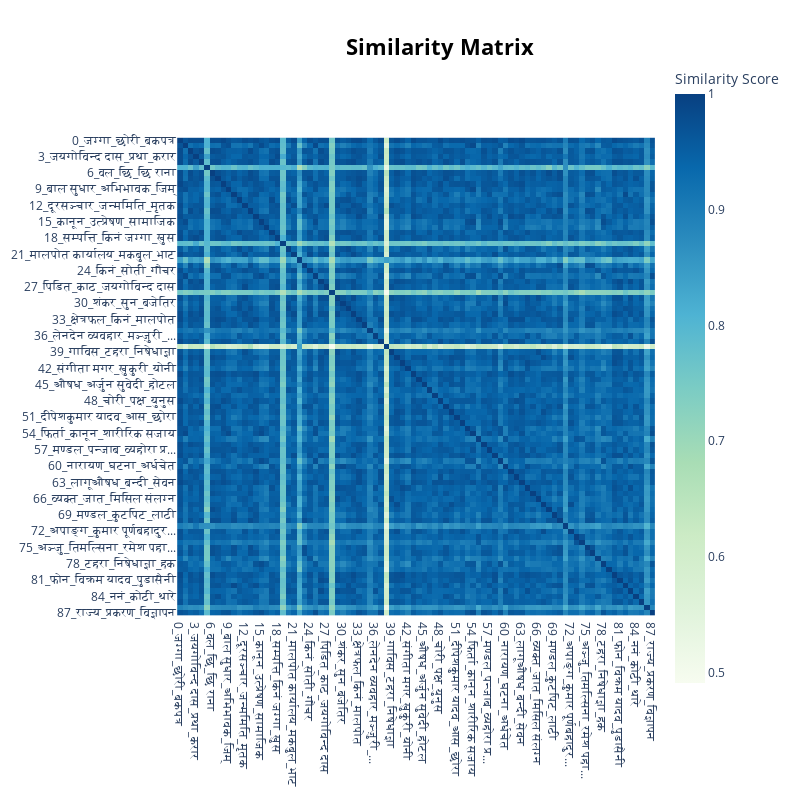

This figure's notebook cell:
### Code cell
fig = topic_model.visualize_heatmap()
fig.show()

### Figure 1 — Plotly figure (JSON) as saved in the notebook; plotly's stock layout.template omitted (floating-point values rounded to 4 significant figures; data arrays with more than 128 entries replaced by an {"elided": "..."} marker saying what was removed)
{"data": [{"coloraxis": "coloraxis", "hovertemplate": "x: %{x}<br>y: %{y}<br>Similarity Score: %{z}<extra></extra>", "name": "0", "type": "heatmap", "x": ["0_जग्गा_छोरी_बकपत्र", "1_प्रकरण_संविधान धारा_बाझिए", "2_अपहरण_रामदेव_महल", "3_जयगोविन्द दास_प्रथा_करार", "4_उषा_क्याफे_सुब्बा", "5_person_पाइन्छ_suicide", "6_वल_छि_छि राना", "7_मोबाइल थान_जग्गा_पुरिया", "8_बोक्सी_पक्ष_विचाराधीन", "9_बाल सुधार_अभिभावक_जिम्", "10_गाँजा_खेत_फिट", "11_गणेश_पम्फा_युनुस", "12_दूरसञ्चार_जन्ममिति_मृतक", "13_महतो_अच्छेलाल_उपचार", "14_छोरा_नागरिकता_हक", "15_कानून_उत्प्रेषण_सामाजिक", "16_संविधान_भट्टराई_Isolation", "17_शालिकराम पुडासैनी_मोबारक...", "18_सम्पत्ति_किनं जग्गा_खुस", "19_The_spouse_CRC", "20_भट्ट_गोरखा_ईश्वर", "21_मालपोत कार्यालय_मकबुल_भाट", "22_देहाय सजाय_परिमाण_केजी", "23_टेक्टर_बैंक_सुतली", "24_किनं_सोती_गौचर", "25_कानून_अपुताली_सरोगेट", "26_परिवर्तित_दिदी_भारत", "27_पिडित_काठ_जयगोविन्द दास", "28_cm_Strangulation_Acciden...", "29_मोटरसाईकल_केशरी माक_वाख्यो", "30_शंकर_सुन_बजेतिर", "31_मैं_मोबाइल_उमेर", "32_मोटरसाइकल_अमरेश पासवान_म...", "33_क्षेत्रफल_किनं_मालपोत", "34_भुक्तानी_खाता रकम_बैंक", "35_यौन_विषय_उमेर", "36_लेनदेन व्यवहार_मञ्ज़ुरी_...", "37_चौधरी_सहकारी संस्था_निवेदि", "38_ठहरना_गरिदिएँ_बहाल", "39_गाविस_टहरा_निषेधाज्ञा", "40_ढकाल_मगर_कुटपिट", "41_फुयाल_आगो_गिरी", "42_संगीता मगर_खुकुरी_योनी", "43_पवित्रा खड्_अजय मण्डल_कक...", "44_सोती_जग्गा_आय", "45_औषध_अर्जुन सुवेदी_होटल", "46_ट्रक_गाई_वमि", "47_बाल_गठन_संस्था", "48_चोरी_पक्ष_युनुस", "49_किनं_अनुगमन_घिमिरे", "50_फुयाल_क्षतिपूर्ति_सपना च...", "51_दीपेशकुमार यादव_आस_छोरा", "52_जवर्जस्ती करणी_दुबै_छोरी...", "53_कारागार_माफी मिनाहा_सङ्क...", "54_फिर्ता_कानून_शारीरिक सजाय", "55_Hostile_घटना_नारायण कुटपिट", "56_जय_गृह_सिन्धुपाल्चोक", "57_मण्डल_पन्जाब_व्यहोरा प्र...", "58_मोटरसाइकल_आयुषकुमार_बालव...", "59_Incuriam_Per_इजलास", "60_नारायण_घटना_अर्धचेत", "61_कैदी_भक्तबहादुर_कारागार", "62_पुरूष_जन्म_पूर्णबहादुर स...", "63_लागूऔषध_बन्दी_सेवन", "64_सद्दन_पसल_छमसिंह", "65_छोरी_मट्टितेल_पुल", "66_व्यक्त_जात_मिसिल संलग्न", "67_माफी_दिनेश अम्मरबहादुर_स...", "68_मण्डल_रामबाबु_फुलगेन", "69_मण्डल_कुटपिट_लाठी", "70_खिचोला_शम्शेर_देवेन्द्र", "71_जबर्जस्ती करणी_पीड़ित_पर...", "72_अपाङ्ग_कुमार पूर्णबहादुर...", "73_नाथ_प्रतिवादी दिव्यदेव_झ...", "74_मृतक_फोटो_Facture", "75_अञ्जु_तिमल्सिना_रमेश पहा...", "76_मुखिया_दीपेशकुमार यादव_छ...", "77_निषेधाज्ञा_सार्वजनिक जग्...", "78_टहरा_निषेधाज्ञा_हक", "79_आधी_सनमुखिया देवी_खे", "80_प्रतिवादी महेश_धिताल_ठगी", "81_फोन_विक्रम यादव_पुडासैनी", "82_घलान_भाउजू_मृतक", "83_भोटे_रुम्बा_बहराईन", "84_ननं_कोठी_थारे", "85_शिक्षक_मानन्धर_सुन", "86_लागूऔषध_Kristian_Peter S...", "87_राज्य_प्रकरण_विज्ञापन"], "xaxis": "x", "y": ["0_जग्गा_छोरी_बकपत्र", "1_प्रकरण_संविधान धारा_बाझिए", "2_अपहरण_रामदेव_महल", "3_जयगोविन्द दास_प्रथा_करार", "4_उषा_क्याफे_सुब्बा", "5_person_पाइन्छ_suicide", "6_वल_छि_छि राना", "7_मोबाइल थान_जग्गा_पुरिया", "8_बोक्सी_पक्ष_विचाराधीन", "9_बाल सुधार_अभिभावक_जिम्", "10_गाँजा_खेत_फिट", "11_गणेश_पम्फा_युनुस", "12_दूरसञ्चार_जन्ममिति_मृतक", "13_महतो_अच्छेलाल_उपचार", "14_छोरा_नागरिकता_हक", "15_कानून_उत्प्रेषण_सामाजिक", "16_संविधान_भट्टराई_Isolation", "17_शालिकराम पुडासैनी_मोबारक...", "18_सम्पत्ति_किनं जग्गा_खुस", "19_The_spouse_CRC", "20_भट्ट_गोरखा_ईश्वर", "21_मालपोत कार्यालय_मकबुल_भाट", "22_देहाय सजाय_परिमाण_केजी", "23_टेक्टर_बैंक_सुतली", "24_किनं_सोती_गौचर", "25_कानून_अपुताली_सरोगेट", "26_परिवर्तित_दिदी_भारत", "27_पिडित_काठ_जयगोविन्द दास", "28_cm_Strangulation_Acciden...", "29_मोटरसाईकल_केशरी माक_वाख्यो", "30_शंकर_सुन_बजेतिर", "31_मैं_मोबाइल_उमेर", "32_मोटरसाइकल_अमरेश पासवान_म...", "33_क्षेत्रफल_किनं_मालपोत", "34_भुक्तानी_खाता रकम_बैंक", "35_यौन_विषय_उमेर", "36_लेनदेन व्यवहार_मञ्ज़ुरी_...", "37_चौधरी_सहकारी संस्था_निवेदि", "38_ठहरना_गरिदिएँ_बहाल", "39_गाविस_टहरा_निषेधाज्ञा", "40_ढकाल_मगर_कुटपिट", "41_फुयाल_आगो_गिरी", "42_संगीता मगर_खुकुरी_योनी", "43_पवित्रा खड्_अजय मण्डल_कक...", "44_सोती_जग्गा_आय", "45_औषध_अर्जुन सुवेदी_होटल", "46_ट्रक_गाई_वमि", "47_बाल_गठन_संस्था", "48_चोरी_पक्ष_युनुस", "49_किनं_अनुगमन_घिमिरे", "50_फुयाल_क्षतिपूर्ति_सपना च...", "51_दीपेशकुमार यादव_आस_छोरा", "52_जवर्जस्ती करणी_दुबै_छोरी...", "53_कारागार_माफी मिनाहा_सङ्क...", "54_फिर्ता_कानून_शारीरिक सजाय", "55_Hostile_घटना_नारायण कुटपिट", "56_जय_गृह_सिन्धुपाल्चोक", "57_मण्डल_पन्जाब_व्यहोरा प्र...", "58_मोटरसाइकल_आयुषकुमार_बालव...", "59_Incuriam_Per_इजलास", "60_नारायण_घटना_अर्धचेत", "61_कैदी_भक्तबहादुर_कारागार", "62_पुरूष_जन्म_पूर्णबहादुर स...", "63_लागूऔषध_बन्दी_सेवन", "64_सद्दन_पसल_छमसिंह", "65_छोरी_मट्टितेल_पुल", "66_व्यक्त_जात_मिसिल संलग्न", "67_माफी_दिनेश अम्मरबहादुर_स...", "68_मण्डल_रामबाबु_फुलगेन", "69_मण्डल_कुटपिट_लाठी", "70_खिचोला_शम्शेर_देवेन्द्र", "71_जबर्जस्ती करणी_पीड़ित_पर...", "72_अपाङ्ग_कुमार पूर्णबहादुर...", "73_नाथ_प्रतिवादी दिव्यदेव_झ...", "74_मृतक_फोटो_Facture", "75_अञ्जु_तिमल्सिना_रमेश पहा...", "76_मुखिया_दीपेशकुमार यादव_छ...", "77_निषेधाज्ञा_सार्वजनिक जग्...", "78_टहरा_निषेधाज्ञा_हक", "79_आधी_सनमुखिया देवी_खे", "80_प्रतिवादी महेश_धिताल_ठगी", "81_फोन_विक्रम यादव_पुडासैनी", "82_घलान_भाउजू_मृतक", "83_भोटे_रुम्बा_बहराईन", "84_ननं_कोठी_थारे", "85_शिक्षक_मानन्धर_सुन", "86_लागूऔषध_Kristian_Peter S...", "87_राज्य_प्रकरण_विज्ञापन"], "yaxis": "y", "z": {"elided": "88x88 float values"}}], "layout": {"coloraxis": {"colorbar": {"title": {"text": "Similarity Score"}}, "colorscale": [[0, "rgb(247,252,240)"], [0.125, "rgb(224,243,219)"], [0.25, "rgb(204,235,197)"], [0.375, "rgb(168,221,181)"], [0.5, "rgb(123,204,196)"], [0.625, "rgb(78,179,211)"], [0.75, "rgb(43,140,190)"], [0.875, "rgb(8,104,172)"], [1, "rgb(8,64,129)"]]}, "height": 800, "hoverlabel": {"bgcolor": "white", "font": {"family": "Rockwell", "size": 16}}, "legend": {"title": {"text": "Trend"}}, "margin": {"t": 60}, "showlegend": true, "title": {"font": {"color": "Black", "size": 22}, "text": "<b>Similarity Matrix</b>", "x": 0.55, "xanchor": "center", "y": 0.95, "yanchor": "top"}, "width": 800, "xaxis": {"anchor": "y", "constrain": "domain", "domain": [0, 1], "scaleanchor": "y"}, "yaxis": {"anchor": "x", "autorange": "reversed", "constrain": "domain", "domain": [0, 1]}}}
